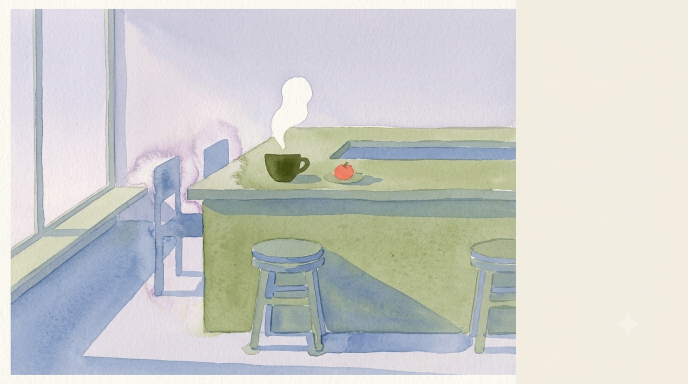
#> input picture src-art/hero-morning.png, 1376 x 768 px (shown at 1/2 size); its folder holds 5 pictures in this run
$ python build-art.py
#> lines starting #> are read from the running program, lines starting #| are printed output that depends on the picture
#!/usr/bin/env python3
"""Developer tool. NOT part of the deployed site and NOT owner-editable.

Reads the watercolour PNG masters in src-art/ and writes the AVIF + WebP
derivatives the site actually ships, into art/.

    python3 tools/build-art.py

Nothing here runs at request time. The site itself has no build step; this
script exists only so the art in art/ can be regenerated from the masters
if a painting is re-supplied.

Requires: Pillow with AVIF + WebP support.
"""

import os

from PIL import Image, ImageFilter

ROOT = os.path.dirname(os.path.dirname(os.path.abspath(__file__)))
SRC = os.path.join(ROOT, "src-art")
OUT = os.path.join(ROOT, "art")

# AVIF is the primary format; WebP is the fallback for the handful of
# browsers without AVIF. Watercolour is low-frequency and survives AVIF at
# modest quality far better than it survives being downscaled twice, so
# quality stays high and dimensions do the budget work.
AVIF_Q = 62
AVIF_SPEED = 4
WEBP_Q = 74

# Plate masters are 1376x768. The spec asks for 1600w and 2400w; there is no
# real detail above 1376 to give, and upscaling would spend the byte budget
# on invented pixels. Native width plus one small step is what ships.
PLATE_WIDTHS = [960, 1376]

# Spots are placed at fixed pixel widths, so each one only needs 1x and 2x of
# its own largest display width. Widths come straight from the menu comp.
SPOTS = {
    "spot-cup": 330,          # Coffee, first spot
    "spot-espresso": 200,     # Coffee, second spot
    "spot-teapot": 270,       # Tea
    "spot-beans": 200,        # Take home
    "spot-croissant": 320,    # Kitchen, first spot
    "spot-toast": 220,        # Kitchen, second spot
    "spot-cake": 300,         # Sweet
    "spot-coldbrew": 220,     # Cold, first spot   (mobile is the wider of the two)
    "spot-matcha": 280,       # Cold, second spot
    "spot-flatwhite": 380,    # Find us, margin
}

PLATES = ["hero-morning", "hero-midday", "hero-lateafternoon", "hero-closed"]


def emit(im, stem, width):
    """Write one AVIF + one WebP at the given width. Returns (w, h, bytes)."""
    h = round(im.height * width / im.width)
    r = im.resize((width, h), Image.LANCZOS)
    a = os.path.join(OUT, "%s-%dw.avif" % (stem, width))
    w = os.path.join(OUT, "%s-%dw.webp" % (stem, width))
    r.save(a, format="AVIF", quality=AVIF_Q, speed=AVIF_SPEED)
    r.save(w, format="WEBP", quality=WEBP_Q, method=6)
    return width, h, os.path.getsize(a), os.path.getsize(w)


def flatten(path):
    """Masters are RGBA over nothing; composite onto paper cream so the
    scans' white margins stay white rather than going transparent."""
#> called with path = 'src-art/hero-morning.png'
    im = Image.open(path)
#> im is the input picture: PIL image 1376x768 RGBA; mean R, G, B, A 205.7, 207.1, 203.9, 255
    if im.mode in ("RGBA", "LA", "P"):
        im = im.convert("RGBA")
        bg = Image.new("RGBA", im.size, (242, 237, 224, 255))
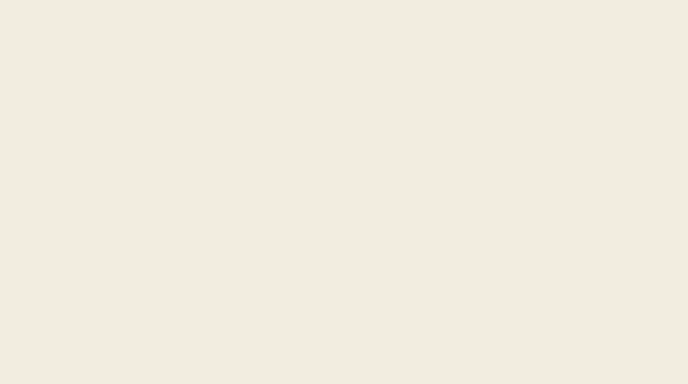
#> bg: PIL image 1376x768 RGBA (shown at 1/2 size); mean R, G, B, A 242, 237, 224, 255
        im = Image.alpha_composite(bg, im)
    return im.convert("RGB")


# [218 lines left out: functions _flat_field, _sheet_inset, spot_matte, _drop_backdrop, paper_field, seamless_grey, not called in this run]


def main():
    os.makedirs(OUT, exist_ok=True)
    total = 0

    print("plates")
    for stem in PLATES:
        im = flatten(os.path.join(SRC, stem + ".png"))
        for width in PLATE_WIDTHS:
            w, h, a, wb = emit(im, stem, width)
            total += a
            print("  %-22s %4dx%-4d avif %6.1fkB  webp %6.1fkB" % (stem, w, h, a / 1024, wb / 1024))
#> this loop made 1 pass
#> pass 1, in emit, `r = im.resize((width, h), Image.LANCZOS)`:
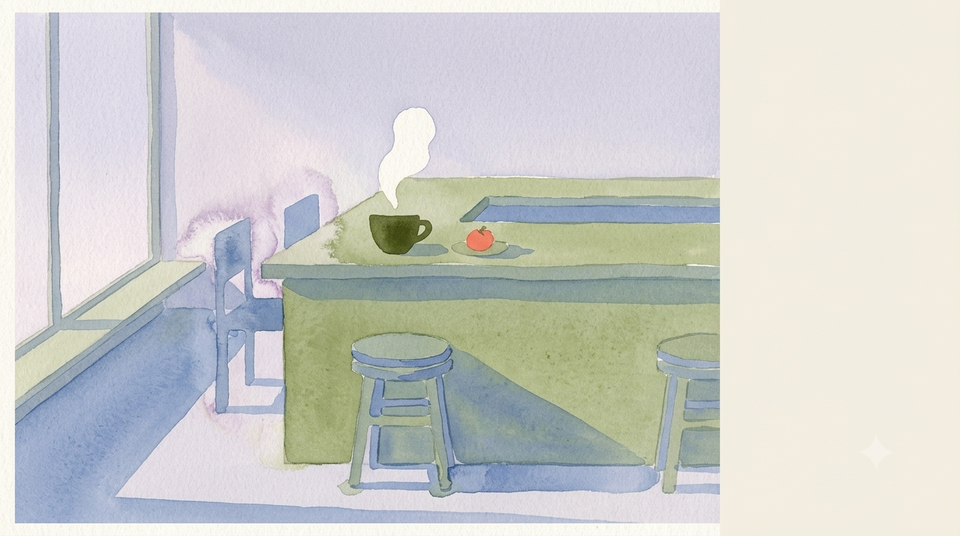
#> r: PIL image 960x536 RGB; mean R, G, B 205.7, 207.1, 203.9
#> after the loop, total = 0

    print("spots")
    ratios = []
    for stem, display in sorted(SPOTS.items()):
        im = spot_matte(flatten(os.path.join(SRC, stem + ".png")))
        for width in (display, display * 2):
            w, h, a, wb = emit(im, stem, width)
            total += a
            if width == display:
                ratios.append((stem, w, h))
            print("  %-22s %4dx%-4d avif %6.1fkB  webp %6.1fkB" % (stem, w, h, a / 1024, wb / 1024))
    print("\n  intrinsic sizes for the SPOTS tables in app.js and tools/sync-static.mjs:")
    for stem, w, h in ratios:
        print("    %-16s w: %3d, h: %3d" % ("'" + stem + "':", w, h))

    print("paper")
    paper_master = flatten(os.path.join(SRC, "tex-paper.png"))
    paper = paper_field(paper_master)
    for width in (900, 1376):
        w, h, a, wb = emit(paper, "tex-paper", width)
        total += a
        print("  %-22s %4dx%-4d avif %6.1fkB  webp %6.1fkB" % ("tex-paper", w, h, a / 1024, wb / 1024))

    # Grain is the worst case for any codec, so the height map is small and
    # tiled often rather than large and tiled once. 256 at q55 is the knee of
    # the curve: 512 costs four times as much for relief nobody can see.
    tile = seamless_grey(paper_master, 256)
    tile.save(os.path.join(OUT, "tex-paper-height.avif"), format="AVIF", quality=55, speed=AVIF_SPEED)
    tile.save(os.path.join(OUT, "tex-paper-height.webp"), format="WEBP", quality=72, method=6)
    total += os.path.getsize(os.path.join(OUT, "tex-paper-height.avif"))
    print("  %-22s  256x256  avif %6.1fkB" % ("tex-paper-height", os.path.getsize(os.path.join(OUT, "tex-paper-height.avif")) / 1024))

    # The social cards (art/og-*.jpg) are NOT made here any more. They carry
    # the site's type and copy, so they are typeset in a real browser by
    # tools/build-og.mjs. Run that after this if a painting they use changed.
    print("social      -> node tools/build-og.mjs")

    print("icons")
    icons()

    print("\nart/ total avif bytes: %.1f kB" % (total / 1024))


# [27 lines left out: function icons, not called in this run]


if __name__ == "__main__":
#> (the run stopped early here; a loop or call above may not have finished)
